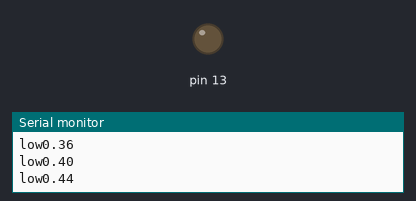
This sketch was run on a simulated Arduino Uno, built with avr-gcc and run on an emulated ATmega328P. Shown: output pins drawn as LEDs (lit = HIGH), the last lines printed to the serial monitor.

Above: at 1.2 s.
At 5.0 s:
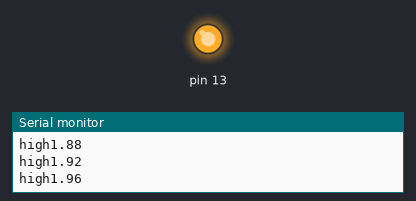
Timing chart, 0 to 13.2 s (numbered marks = the images above):
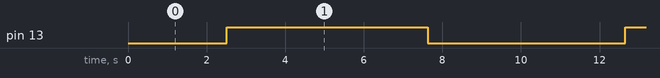

The sketch:

sawtmotor.ino
```cpp
float arr[]={0, 4.000000e-02, 8.000000e-02, 1.200000e-01, 1.600000e-01, 2.000000e-01, 2.400000e-01, 2.800000e-01, 3.200000e-01, 3.600000e-01, 4.000000e-01, 4.400000e-01, 4.800000e-01, 5.200000e-01, 5.600000e-01, 6.000000e-01, 6.400000e-01, 6.800000e-01, 7.200000e-01, 7.600000e-01, 8.000000e-01, 8.400000e-01, 8.800000e-01, 9.200000e-01, 9.600000e-01, 1, 1.040000e+00, 1.080000e+00, 1.120000e+00, 1.160000e+00, 1.200000e+00, 1.240000e+00, 1.280000e+00, 1.320000e+00, 1.360000e+00, 1.400000e+00, 1.440000e+00, 1.480000e+00, 1.520000e+00, 1.560000e+00, 1.600000e+00, 1.640000e+00, 1.680000e+00, 1.720000e+00, 1.760000e+00, 1.800000e+00, 1.840000e+00, 1.880000e+00, 1.920000e+00, 1.960000e+00, 2, 1.960000e+00, 1.920000e+00, 1.880000e+00, 1.840000e+00, 1.800000e+00, 1.760000e+00, 1.720000e+00, 1.680000e+00, 1.640000e+00, 1.600000e+00, 1.560000e+00, 1.520000e+00, 1.480000e+00, 1.440000e+00, 1.400000e+00, 1.360000e+00, 1.320000e+00, 1.280000e+00, 1.240000e+00, 1.200000e+00, 1.160000e+00, 1.120000e+00, 1.080000e+00, 1.040000e+00, 1, 9.600000e-01, 9.200000e-01, 8.800000e-01, 8.400000e-01, 8.000000e-01, 7.600000e-01, 7.200000e-01, 6.800000e-01, 6.400000e-01, 6.000000e-01, 5.600000e-01, 5.200000e-01, 4.800000e-01, 4.400000e-01, 4.000000e-01, 3.600000e-01, 3.200000e-01, 2.800000e-01, 2.400000e-01, 2.000000e-01, 1.600000e-01, 1.200000e-01, 8.000000e-02, 4.000000e-02, 0};
int i;
int flag=0;
void setup() {
  // initialize digital pin 13 as an output.
  pinMode(13, OUTPUT);
  Serial.begin(9600);
}

// the loop function runs over and over again forever
void loop() {
  for(i=0;i<101;i++)
  {if(arr[i]<1)
    {digitalWrite(13, LOW);
    Serial.print("low");
    Serial.println(arr[i]);}
   else
    {digitalWrite(13, HIGH);   // turn the LED on (HIGH is the voltage level)
    Serial.print("high");
    Serial.println(arr[i]);}
   delay(100);

  // wait for a second
  }
}
```

Measured:
- by itself, pin 13: alternates HIGH for 5.1 s and LOW for 5.0 s
